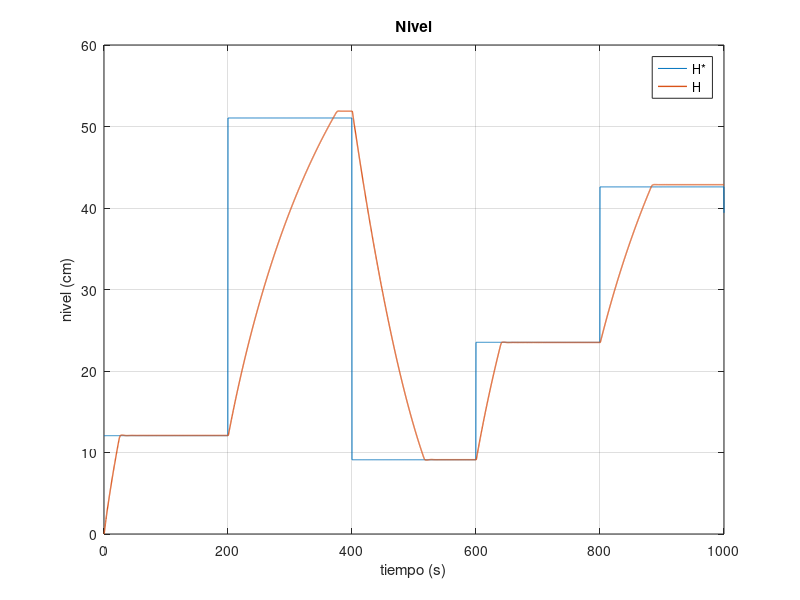
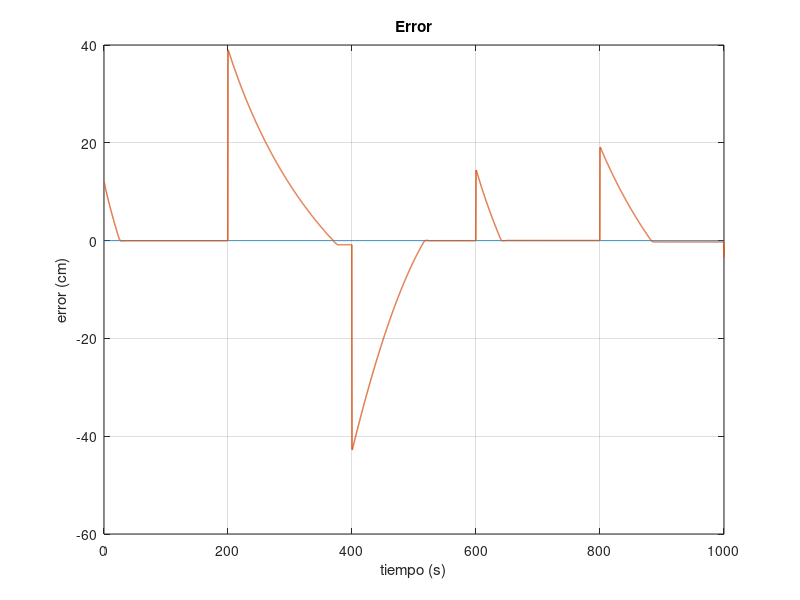
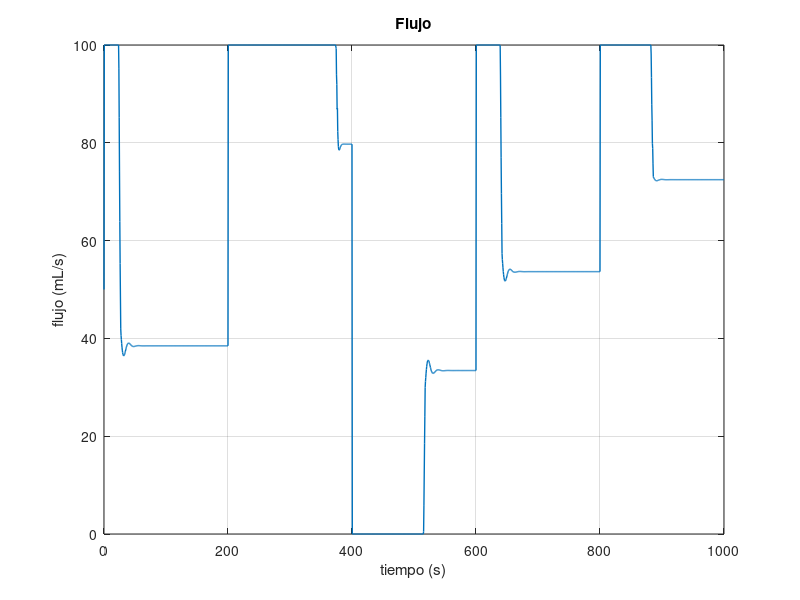

Here is the MATLAB script that generated these plots, in order:

clear all;

load("altura.mat");
load("error.mat");
load("flujo.mat");
resized = [680, 458, 280, 210];

figure(1)
plot(altura(1,:), altura(2,:)*100, altura(1,:), altura(3,:)*100, 'linewidth', 1);
grid on;
xlabel('tiempo (s)');
ylabel('nivel (cm)');
legend('H*', 'H');
title('Nivel');
set(gcf, 'Position', resized);

figure(2)
plot(error(1,:), zeros(size(error(1,:))), error(1,:), error(2,:)*100, 'linewidth', 1);
grid on;
xlabel('tiempo (s)');
ylabel('error (cm)');
title('Error');
set(gcf, 'Position', resized);

figure(3)
plot(flujo(1,:), flujo(2,:)*1000, 'linewidth',1);
grid on;
xlabel('tiempo (s)');
ylabel('flujo (mL/s)');
title('Flujo');
set(gcf, 'Position', resized);
